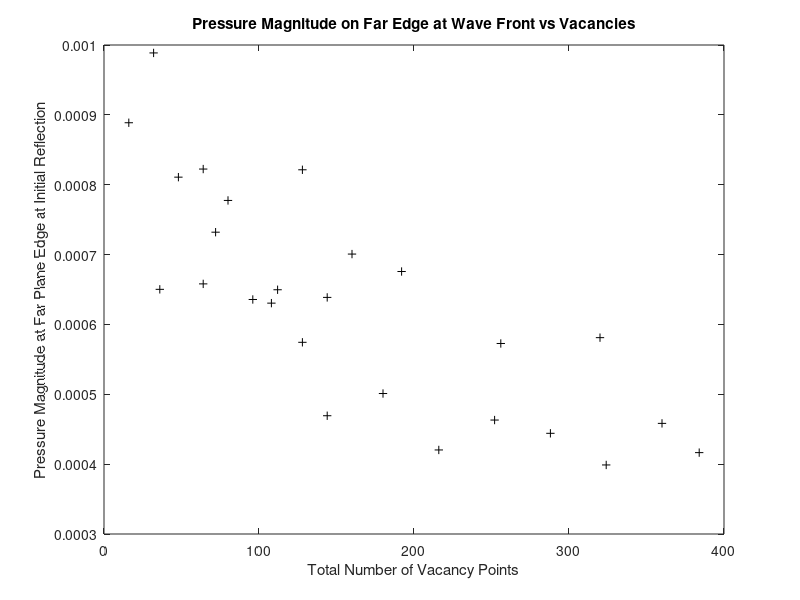
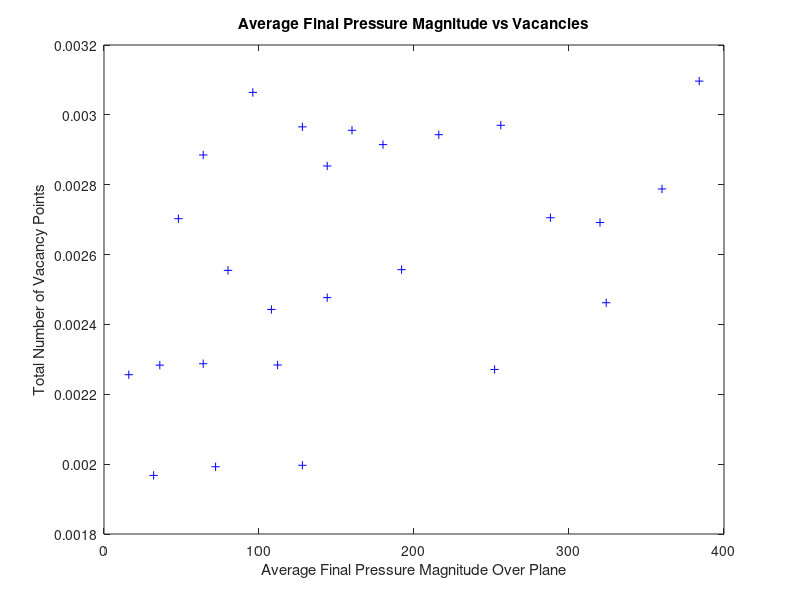
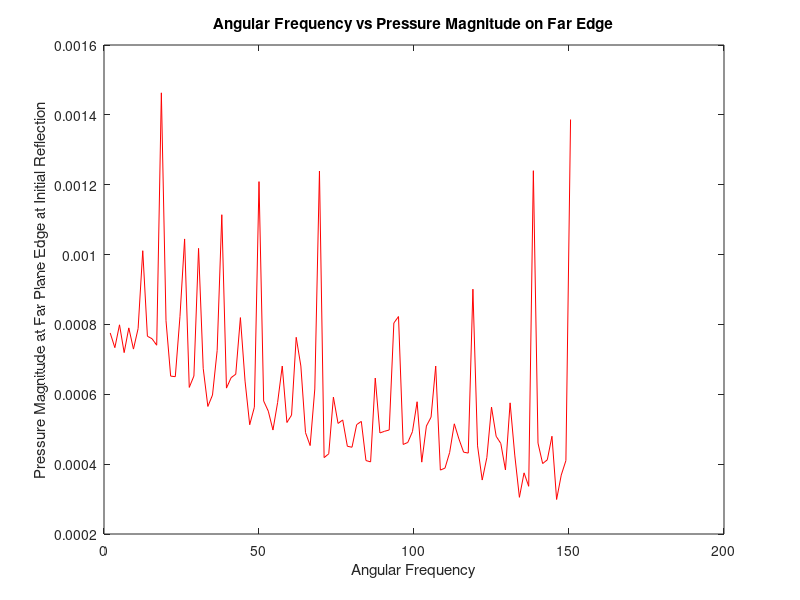
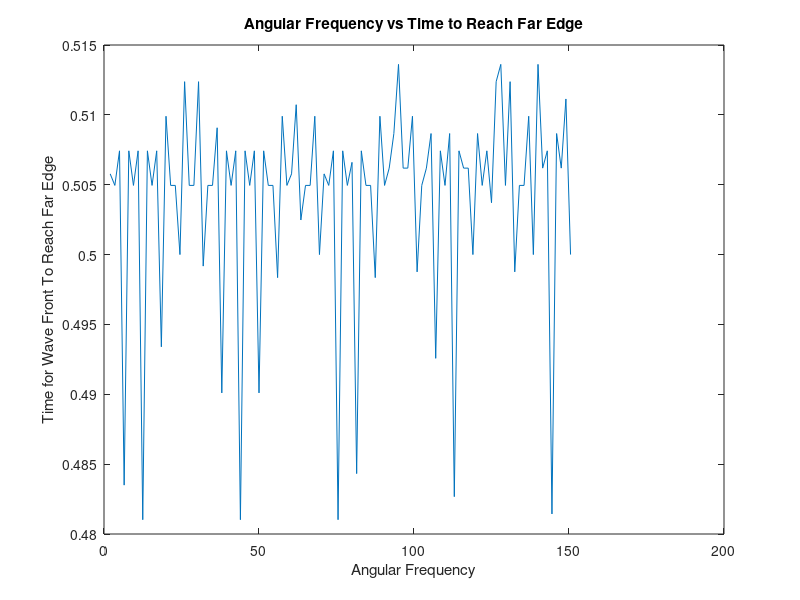

Source code (MATLAB) for these figures, in order: (Note: this script raises an error after producing the figures.)
clear all;
%
format shorte;
data = importdata('DrivenData.txt');
data = data.data;
%
dtime = data(:,1);   Vnum = data(:,4);   omega = data(:,7);
alpha = data(:,2);   IntEdge = data(:,5);
Vsize = data(:,3);   IntFin = data(:,6);
%
Vtotal = Vnum.*((2*Vsize).^2);
%
IntL = length(IntEdge);
E = IntL/10;
R = IntL/2;
avgdtime = zeros(100,1);
avgVtotal = zeros(E,1);
avgIntEdge = zeros(E,1);
avgIntFin = zeros(E,1);
IntEdgebin = zeros(100,1);
IntFinbin = zeros(100,1);
for cc = 1:100
    if cc <= 60
        avgdtime(cc) = (1/3)*(dtime(cc)+dtime(cc+100)+dtime(cc+200));
        IntEdgebin(cc) = (1/3)*(IntEdge(cc)+IntEdge(cc+100)+IntEdge(cc+200));
        IntFinbin(cc) = (1/3)*(IntFin(cc)+IntFin(cc+100)+IntFin(cc+200));
    else
        avgdtime(cc) = (1/2)*(dtime(cc)+dtime(cc+100));
        IntEdgebin(cc) = (1/2)*(IntEdge(cc)+IntEdge(cc+100));
        IntFinbin(cc) = (1/2)*(IntFin(cc)+IntFin(cc+100));
    end
end
for qq = 1:E
    avgVtotal(qq) = Vtotal(qq*10);
    avgIntEdge(qq) = (1/10)*sum((IntEdge(((qq*10)-9):(qq*10))));
    avgIntFin(qq) = (1/10)*sum((IntFin(((qq*10)-9):(qq*10))));
end
%
figure(1);
plot(avgVtotal,avgIntEdge,'k+'); ylabel('Pressure Magnitude at Far Plane Edge at Initial Reflection');...
    xlabel('Total Number of Vacancy Points'); title('Pressure Magnitude on Far Edge at Wave Front vs Vacancies');
figure(2);
plot(avgVtotal,avgIntFin,'b+'); xlabel('Average Final Pressure Magnitude Over Plane');...
    ylabel('Total Number of Vacancy Points'); title('Average Final Pressure Magnitude vs Vacancies');
figure(3);
plot(omega(1:100),IntEdgebin,'r'); xlabel('Angular Frequency');...
    ylabel('Pressure Magnitude at Far Plane Edge at Initial Reflection');...
    title('Angular Frequency vs Pressure Magnitude on Far Edge');
figure(4);
plot(omega(1:100),avgdtime); xlabel('Angular Frequency'); ylabel('Time for Wave Front To Reach Far Edge');...
    title('Angular Frequency vs Time to Reach Far Edge');
%
[xData, yData] = prepareCurveData( avgVtotal, avgIntEdge );

% Set up fittype and options.
ft = fittype( 'poly1' );
opts = fitoptions( ft );
opts.Lower = [-Inf -Inf];
opts.Upper = [Inf Inf];

% Fit model to data.
[fitresult, gof] = fit( xData, yData, ft, opts );

% Plot fit with data.
figure( 'Name', 'untitled fit 1' );
h = plot( fitresult, xData, yData );
legend( h, 'Magnitude vs Vacancies ', 'Polynomial fit', 'Location', 'NorthEast' );
% Label axes
ylabel('Pressure Magnitude at Far Plane Edge at Initial Reflection');...
    xlabel('Total Number of Vacancy Points'); title('Pressure Magnitude on Far Edge at Wave Front vs Vacancies');
grid on

